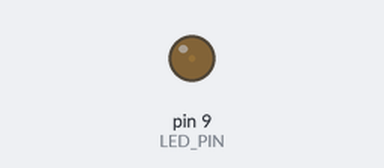
A sketch run on a simulated Arduino Uno, built with avr-gcc and run on an emulated ATmega328P. Shown: output pins drawn as LEDs (lit = HIGH).

Above: at 0.05 s.
At 0.65 s:
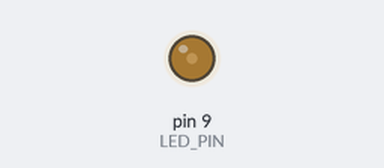
At 1.3 s:
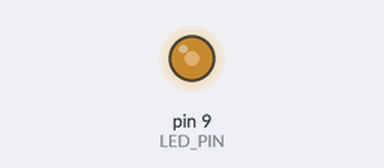
At 2.55 s:
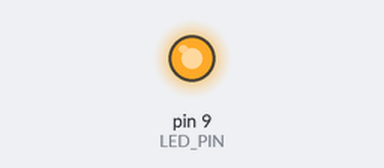
Timing chart, 0 to 5.9 s (numbered marks = the images above):
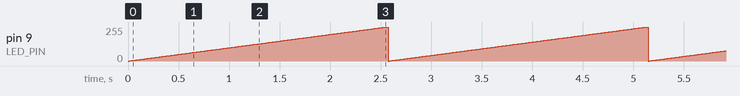

The sketch:

analog_apr11.ino
```cpp
// int IN_PIN = A0;
// int val;
// int i = 0;

int LED_PIN = 9;

void setup() {

 //  pinMode(IN_PIN,INPUT);
//   Serial.begin(9600);

    Serial.begin(9600);
    pinMode(LED_PIN,OUTPUT);
}

void loop() {


  //  we read on inpin a value and place in val
 //   val = analogRead(IN_PIN);
//   Serial.println(val);

   for (int  i = 0; i <=256; i++)
   {
     analogWrite(LED_PIN,i);
     delay(10);
   }
}
```

Measured:
- by itself, pin 9 (LED_PIN): ramps from 0/255 to 255/255 and jumps back, once every 2.6 s
